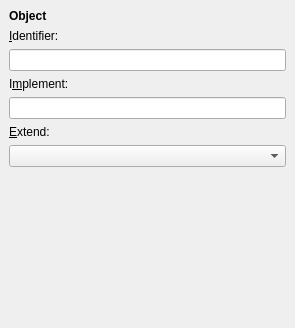
<ui version="4.0" >
 <class>Form</class>
 <widget class="QWidget" name="Form" >
  <property name="geometry" >
   <rect>
    <x>0</x>
    <y>0</y>
    <width>295</width>
    <height>328</height>
   </rect>
  </property>
  <layout class="QVBoxLayout" >
   <property name="margin" >
    <number>9</number>
   </property>
   <property name="spacing" >
    <number>6</number>
   </property>
   <item>
    <widget class="QLabel" name="label_4" >
     <property name="text" >
      <string>&lt;b>Object&lt;/b></string>
     </property>
    </widget>
   </item>
   <item>
    <widget class="QLabel" name="label" >
     <property name="text" >
      <string>&amp;Identifier:</string>
     </property>
     <property name="buddy" >
      <cstring>identifier</cstring>
     </property>
    </widget>
   </item>
   <item>
    <widget class="QLineEdit" name="identifier" />
   </item>
   <item>
    <widget class="QLabel" name="label_3" >
     <property name="text" >
      <string>I&amp;mplement:</string>
     </property>
     <property name="buddy" >
      <cstring>implement</cstring>
     </property>
    </widget>
   </item>
   <item>
    <widget class="QLineEdit" name="implement" />
   </item>
   <item>
    <widget class="QLabel" name="label_2" >
     <property name="text" >
      <string>&amp;Extend:</string>
     </property>
     <property name="buddy" >
      <cstring>extend</cstring>
     </property>
    </widget>
   </item>
   <item>
    <widget class="QComboBox" name="extend" />
   </item>
   <item>
    <spacer>
     <property name="orientation" >
      <enum>Qt::Vertical</enum>
     </property>
     <property name="sizeHint" >
      <size>
       <width>202</width>
       <height>181</height>
      </size>
     </property>
    </spacer>
   </item>
  </layout>
 </widget>
 <resources/>
 <connections/>
</ui>
